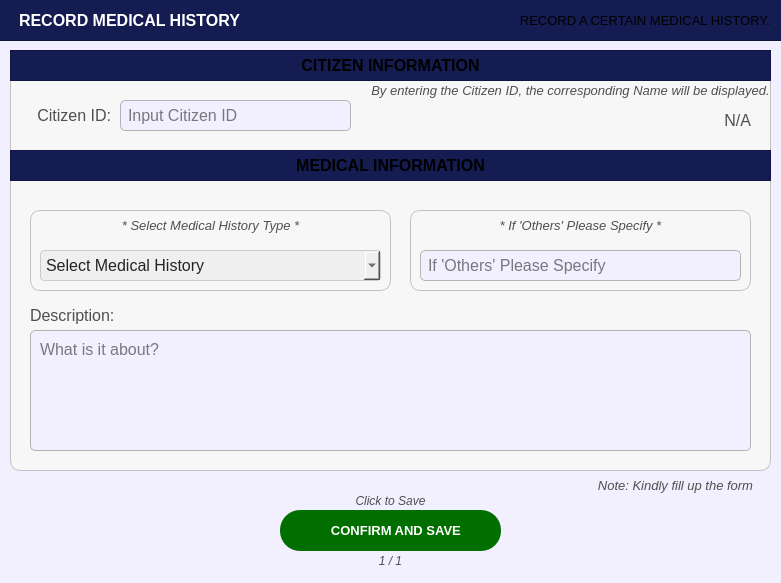
<?xml version="1.0" encoding="UTF-8"?>
<ui version="4.0">
 <class>PopUp_citizenprofileFilterOptions</class>
 <widget class="QDialog" name="PopUp_citizenprofileFilterOptions">
  <property name="geometry">
   <rect>
    <x>0</x>
    <y>0</y>
    <width>781</width>
    <height>583</height>
   </rect>
  </property>
  <property name="sizePolicy">
   <sizepolicy hsizetype="Fixed" vsizetype="Fixed">
    <horstretch>0</horstretch>
    <verstretch>0</verstretch>
   </sizepolicy>
  </property>
  <property name="palette">
   <palette>
    <active>
     <colorrole role="WindowText">
      <brush brushstyle="SolidPattern">
       <color alpha="255">
        <red>255</red>
        <green>255</green>
        <blue>255</blue>
       </color>
      </brush>
     </colorrole>
     <colorrole role="Button">
      <brush brushstyle="SolidPattern">
       <color alpha="255">
        <red>242</red>
        <green>239</green>
        <blue>255</blue>
       </color>
      </brush>
     </colorrole>
     <colorrole role="Light">
      <brush brushstyle="SolidPattern">
       <color alpha="255">
        <red>88</red>
        <green>86</green>
        <blue>150</blue>
       </color>
      </brush>
     </colorrole>
     <colorrole role="Midlight">
      <brush brushstyle="SolidPattern">
       <color alpha="255">
        <red>73</red>
        <green>71</green>
        <blue>125</blue>
       </color>
      </brush>
     </colorrole>
     <colorrole role="Dark">
      <brush brushstyle="SolidPattern">
       <color alpha="255">
        <red>29</red>
        <green>29</green>
        <blue>50</blue>
       </color>
      </brush>
     </colorrole>
     <colorrole role="Mid">
      <brush brushstyle="SolidPattern">
       <color alpha="255">
        <red>39</red>
        <green>38</green>
        <blue>67</blue>
       </color>
      </brush>
     </colorrole>
     <colorrole role="Text">
      <brush brushstyle="SolidPattern">
       <color alpha="255">
        <red>255</red>
        <green>255</green>
        <blue>255</blue>
       </color>
      </brush>
     </colorrole>
     <colorrole role="BrightText">
      <brush brushstyle="SolidPattern">
       <color alpha="255">
        <red>255</red>
        <green>255</green>
        <blue>255</blue>
       </color>
      </brush>
     </colorrole>
     <colorrole role="ButtonText">
      <brush brushstyle="SolidPattern">
       <color alpha="255">
        <red>255</red>
        <green>255</green>
        <blue>255</blue>
       </color>
      </brush>
     </colorrole>
     <colorrole role="Base">
      <brush brushstyle="SolidPattern">
       <color alpha="255">
        <red>242</red>
        <green>239</green>
        <blue>255</blue>
       </color>
      </brush>
     </colorrole>
     <colorrole role="Window">
      <brush brushstyle="SolidPattern">
       <color alpha="255">
        <red>242</red>
        <green>239</green>
        <blue>255</blue>
       </color>
      </brush>
     </colorrole>
     <colorrole role="Shadow">
      <brush brushstyle="SolidPattern">
       <color alpha="255">
        <red>16</red>
        <green>36</green>
        <blue>7</blue>
       </color>
      </brush>
     </colorrole>
     <colorrole role="AlternateBase">
      <brush brushstyle="SolidPattern">
       <color alpha="255">
        <red>29</red>
        <green>28</green>
        <blue>50</blue>
       </color>
      </brush>
     </colorrole>
     <colorrole role="ToolTipBase">
      <brush brushstyle="SolidPattern">
       <color alpha="255">
        <red>255</red>
        <green>255</green>
        <blue>220</blue>
       </color>
      </brush>
     </colorrole>
     <colorrole role="ToolTipText">
      <brush brushstyle="SolidPattern">
       <color alpha="255">
        <red>52</red>
        <green>138</green>
        <blue>46</blue>
       </color>
      </brush>
     </colorrole>
     <colorrole role="PlaceholderText">
      <brush brushstyle="SolidPattern">
       <color alpha="127">
        <red>255</red>
        <green>255</green>
        <blue>255</blue>
       </color>
      </brush>
     </colorrole>
     <colorrole role="Accent">
      <brush brushstyle="SolidPattern">
       <color alpha="255">
        <red>0</red>
        <green>255</green>
        <blue>0</blue>
       </color>
      </brush>
     </colorrole>
    </active>
    <inactive>
     <colorrole role="WindowText">
      <brush brushstyle="SolidPattern">
       <color alpha="255">
        <red>255</red>
        <green>255</green>
        <blue>255</blue>
       </color>
      </brush>
     </colorrole>
     <colorrole role="Button">
      <brush brushstyle="SolidPattern">
       <color alpha="255">
        <red>242</red>
        <green>239</green>
        <blue>255</blue>
       </color>
      </brush>
     </colorrole>
     <colorrole role="Light">
      <brush brushstyle="SolidPattern">
       <color alpha="255">
        <red>88</red>
        <green>86</green>
        <blue>150</blue>
       </color>
      </brush>
     </colorrole>
     <colorrole role="Midlight">
      <brush brushstyle="SolidPattern">
       <color alpha="255">
        <red>73</red>
        <green>71</green>
        <blue>125</blue>
       </color>
      </brush>
     </colorrole>
     <colorrole role="Dark">
      <brush brushstyle="SolidPattern">
       <color alpha="255">
        <red>29</red>
        <green>29</green>
        <blue>50</blue>
       </color>
      </brush>
     </colorrole>
     <colorrole role="Mid">
      <brush brushstyle="SolidPattern">
       <color alpha="255">
        <red>39</red>
        <green>38</green>
        <blue>67</blue>
       </color>
      </brush>
     </colorrole>
     <colorrole role="Text">
      <brush brushstyle="SolidPattern">
       <color alpha="255">
        <red>255</red>
        <green>255</green>
        <blue>255</blue>
       </color>
      </brush>
     </colorrole>
     <colorrole role="BrightText">
      <brush brushstyle="SolidPattern">
       <color alpha="255">
        <red>255</red>
        <green>255</green>
        <blue>255</blue>
       </color>
      </brush>
     </colorrole>
     <colorrole role="ButtonText">
      <brush brushstyle="SolidPattern">
       <color alpha="255">
        <red>255</red>
        <green>255</green>
        <blue>255</blue>
       </color>
      </brush>
     </colorrole>
     <colorrole role="Base">
      <brush brushstyle="SolidPattern">
       <color alpha="255">
        <red>242</red>
        <green>239</green>
        <blue>255</blue>
       </color>
      </brush>
     </colorrole>
     <colorrole role="Window">
      <brush brushstyle="SolidPattern">
       <color alpha="255">
        <red>242</red>
        <green>239</green>
        <blue>255</blue>
       </color>
      </brush>
     </colorrole>
     <colorrole role="Shadow">
      <brush brushstyle="SolidPattern">
       <color alpha="255">
        <red>16</red>
        <green>36</green>
        <blue>7</blue>
       </color>
      </brush>
     </colorrole>
     <colorrole role="AlternateBase">
      <brush brushstyle="SolidPattern">
       <color alpha="255">
        <red>29</red>
        <green>28</green>
        <blue>50</blue>
       </color>
      </brush>
     </colorrole>
     <colorrole role="ToolTipBase">
      <brush brushstyle="SolidPattern">
       <color alpha="255">
        <red>255</red>
        <green>255</green>
        <blue>220</blue>
       </color>
      </brush>
     </colorrole>
     <colorrole role="ToolTipText">
      <brush brushstyle="SolidPattern">
       <color alpha="255">
        <red>52</red>
        <green>138</green>
        <blue>46</blue>
       </color>
      </brush>
     </colorrole>
     <colorrole role="PlaceholderText">
      <brush brushstyle="SolidPattern">
       <color alpha="127">
        <red>255</red>
        <green>255</green>
        <blue>255</blue>
       </color>
      </brush>
     </colorrole>
     <colorrole role="Accent">
      <brush brushstyle="SolidPattern">
       <color alpha="255">
        <red>0</red>
        <green>255</green>
        <blue>0</blue>
       </color>
      </brush>
     </colorrole>
    </inactive>
    <disabled>
     <colorrole role="WindowText">
      <brush brushstyle="SolidPattern">
       <color alpha="255">
        <red>29</red>
        <green>29</green>
        <blue>50</blue>
       </color>
      </brush>
     </colorrole>
     <colorrole role="Button">
      <brush brushstyle="SolidPattern">
       <color alpha="255">
        <red>242</red>
        <green>239</green>
        <blue>255</blue>
       </color>
      </brush>
     </colorrole>
     <colorrole role="Light">
      <brush brushstyle="SolidPattern">
       <color alpha="255">
        <red>88</red>
        <green>86</green>
        <blue>150</blue>
       </color>
      </brush>
     </colorrole>
     <colorrole role="Midlight">
      <brush brushstyle="SolidPattern">
       <color alpha="255">
        <red>73</red>
        <green>71</green>
        <blue>125</blue>
       </color>
      </brush>
     </colorrole>
     <colorrole role="Dark">
      <brush brushstyle="SolidPattern">
       <color alpha="255">
        <red>29</red>
        <green>29</green>
        <blue>50</blue>
       </color>
      </brush>
     </colorrole>
     <colorrole role="Mid">
      <brush brushstyle="SolidPattern">
       <color alpha="255">
        <red>39</red>
        <green>38</green>
        <blue>67</blue>
       </color>
      </brush>
     </colorrole>
     <colorrole role="Text">
      <brush brushstyle="SolidPattern">
       <color alpha="255">
        <red>29</red>
        <green>29</green>
        <blue>50</blue>
       </color>
      </brush>
     </colorrole>
     <colorrole role="BrightText">
      <brush brushstyle="SolidPattern">
       <color alpha="255">
        <red>255</red>
        <green>255</green>
        <blue>255</blue>
       </color>
      </brush>
     </colorrole>
     <colorrole role="ButtonText">
      <brush brushstyle="SolidPattern">
       <color alpha="255">
        <red>29</red>
        <green>29</green>
        <blue>50</blue>
       </color>
      </brush>
     </colorrole>
     <colorrole role="Base">
      <brush brushstyle="SolidPattern">
       <color alpha="255">
        <red>242</red>
        <green>239</green>
        <blue>255</blue>
       </color>
      </brush>
     </colorrole>
     <colorrole role="Window">
      <brush brushstyle="SolidPattern">
       <color alpha="255">
        <red>242</red>
        <green>239</green>
        <blue>255</blue>
       </color>
      </brush>
     </colorrole>
     <colorrole role="Shadow">
      <brush brushstyle="SolidPattern">
       <color alpha="255">
        <red>16</red>
        <green>36</green>
        <blue>7</blue>
       </color>
      </brush>
     </colorrole>
     <colorrole role="AlternateBase">
      <brush brushstyle="SolidPattern">
       <color alpha="255">
        <red>59</red>
        <green>57</green>
        <blue>100</blue>
       </color>
      </brush>
     </colorrole>
     <colorrole role="ToolTipBase">
      <brush brushstyle="SolidPattern">
       <color alpha="255">
        <red>255</red>
        <green>255</green>
        <blue>220</blue>
       </color>
      </brush>
     </colorrole>
     <colorrole role="ToolTipText">
      <brush brushstyle="SolidPattern">
       <color alpha="255">
        <red>52</red>
        <green>138</green>
        <blue>46</blue>
       </color>
      </brush>
     </colorrole>
     <colorrole role="PlaceholderText">
      <brush brushstyle="SolidPattern">
       <color alpha="127">
        <red>29</red>
        <green>29</green>
        <blue>50</blue>
       </color>
      </brush>
     </colorrole>
     <colorrole role="Accent">
      <brush brushstyle="SolidPattern">
       <color alpha="255">
        <red>0</red>
        <green>255</green>
        <blue>0</blue>
       </color>
      </brush>
     </colorrole>
    </disabled>
   </palette>
  </property>
  <property name="cursor">
   <cursorShape>PointingHandCursor</cursorShape>
  </property>
  <property name="windowTitle">
   <string>Dialog</string>
  </property>
  <property name="styleSheet">
   <string notr="true">#PopUp_citizenprofileFilterOptions{
	background-color: #f2efff;
}</string>
  </property>
  <widget class="QFrame" name="basePopUpBodyFrame">
   <property name="geometry">
    <rect>
     <x>10</x>
     <y>50</y>
     <width>761</width>
     <height>421</height>
    </rect>
   </property>
   <property name="styleSheet">
    <string notr="true">#basePopUpBodyFrame {
	background-color: rgb(247, 247, 247);
	border: 1px solid rgb(194, 194, 194);
	border-radius: 10px;
}</string>
   </property>
   <property name="frameShape">
    <enum>QFrame::Shape::StyledPanel</enum>
   </property>
   <property name="frameShadow">
    <enum>QFrame::Shadow::Raised</enum>
   </property>
   <widget class="QFrame" name="basePopUpTitleFrame_3">
    <property name="geometry">
     <rect>
      <x>0</x>
      <y>100</y>
      <width>761</width>
      <height>31</height>
     </rect>
    </property>
    <property name="styleSheet">
     <string notr="true">#basePopUpTitleFrame_3 {
	background-color: #141c52;
}</string>
    </property>
    <property name="frameShape">
     <enum>QFrame::Shape::StyledPanel</enum>
    </property>
    <property name="frameShadow">
     <enum>QFrame::Shadow::Raised</enum>
    </property>
    <widget class="QLabel" name="label_title_3">
     <property name="geometry">
      <rect>
       <x>0</x>
       <y>0</y>
       <width>761</width>
       <height>31</height>
      </rect>
     </property>
     <property name="font">
      <font>
       <family>Arial</family>
       <pointsize>12</pointsize>
       <bold>true</bold>
      </font>
     </property>
     <property name="styleSheet">
      <string notr="true">#label_title{
	background-color:transparent;
	color: rgb(255, 255, 255);
}</string>
     </property>
     <property name="text">
      <string>MEDICAL INFORMATION</string>
     </property>
     <property name="alignment">
      <set>Qt::AlignmentFlag::AlignCenter</set>
     </property>
    </widget>
   </widget>
   <widget class="QLineEdit" name="record_citizenIDANDsearch">
    <property name="geometry">
     <rect>
      <x>110</x>
      <y>50</y>
      <width>231</width>
      <height>31</height>
     </rect>
    </property>
    <property name="font">
     <font>
      <family>Arial</family>
      <pointsize>12</pointsize>
     </font>
    </property>
    <property name="styleSheet">
     <string notr="true">#record_citizenIDANDsearch{
	border: 1px solid #b3b3b3;  /* Black border */
    border-radius: 5px;        /* Rounded corners */
    padding: 5px;               /* Inner spacing */
    background-color: #f2efff;  /* Gray background */
    color: #000000; 
}

</string>
    </property>
    <property name="text">
     <string/>
    </property>
    <property name="maxLength">
     <number>50</number>
    </property>
    <property name="placeholderText">
     <string>Input Citizen ID</string>
    </property>
   </widget>
   <widget class="QLabel" name="record_labelcitizenhistory_description">
    <property name="geometry">
     <rect>
      <x>20</x>
      <y>250</y>
      <width>121</width>
      <height>31</height>
     </rect>
    </property>
    <property name="font">
     <font>
      <family>Arial</family>
      <pointsize>12</pointsize>
     </font>
    </property>
    <property name="styleSheet">
     <string notr="true">#record_labelcitizenhistory_description{
	background-color:transparent;
	color:#4f4f4f;
}</string>
    </property>
    <property name="text">
     <string>Description:</string>
    </property>
    <property name="alignment">
     <set>Qt::AlignmentFlag::AlignLeading|Qt::AlignmentFlag::AlignLeft|Qt::AlignmentFlag::AlignVCenter</set>
    </property>
   </widget>
   <widget class="QLabel" name="register_labelBusinessOwnerName">
    <property name="geometry">
     <rect>
      <x>10</x>
      <y>50</y>
      <width>91</width>
      <height>31</height>
     </rect>
    </property>
    <property name="font">
     <font>
      <family>Arial</family>
      <pointsize>12</pointsize>
     </font>
    </property>
    <property name="styleSheet">
     <string notr="true">#register_labelBusinessOwnerName{
	background-color:transparent;
	color:#4f4f4f;
}</string>
    </property>
    <property name="text">
     <string>Citizen ID:</string>
    </property>
    <property name="alignment">
     <set>Qt::AlignmentFlag::AlignRight|Qt::AlignmentFlag::AlignTrailing|Qt::AlignmentFlag::AlignVCenter</set>
    </property>
   </widget>
   <widget class="QLabel" name="display_citizenFullName">
    <property name="geometry">
     <rect>
      <x>380</x>
      <y>50</y>
      <width>361</width>
      <height>41</height>
     </rect>
    </property>
    <property name="font">
     <font>
      <family>Arial</family>
      <pointsize>12</pointsize>
     </font>
    </property>
    <property name="styleSheet">
     <string notr="true">#display_citizenFullName{
	background-color:transparent;
	color:#4f4f4f;
}</string>
    </property>
    <property name="text">
     <string>N/A</string>
    </property>
    <property name="alignment">
     <set>Qt::AlignmentFlag::AlignRight|Qt::AlignmentFlag::AlignTrailing|Qt::AlignmentFlag::AlignVCenter</set>
    </property>
   </widget>
   <widget class="QFrame" name="basePopUpTitleFrame_4">
    <property name="geometry">
     <rect>
      <x>0</x>
      <y>0</y>
      <width>761</width>
      <height>31</height>
     </rect>
    </property>
    <property name="styleSheet">
     <string notr="true">#basePopUpTitleFrame_4 {
	background-color: #141c52;
}</string>
    </property>
    <property name="frameShape">
     <enum>QFrame::Shape::StyledPanel</enum>
    </property>
    <property name="frameShadow">
     <enum>QFrame::Shadow::Raised</enum>
    </property>
    <widget class="QLabel" name="label_title_4">
     <property name="geometry">
      <rect>
       <x>0</x>
       <y>0</y>
       <width>761</width>
       <height>31</height>
      </rect>
     </property>
     <property name="font">
      <font>
       <family>Arial</family>
       <pointsize>12</pointsize>
       <bold>true</bold>
      </font>
     </property>
     <property name="styleSheet">
      <string notr="true">#label_title{
	background-color:transparent;
	color: rgb(255, 255, 255);
}</string>
     </property>
     <property name="text">
      <string>CITIZEN INFORMATION</string>
     </property>
     <property name="alignment">
      <set>Qt::AlignmentFlag::AlignCenter</set>
     </property>
    </widget>
   </widget>
   <widget class="QPlainTextEdit" name="record_citizenhistory_description">
    <property name="geometry">
     <rect>
      <x>20</x>
      <y>280</y>
      <width>721</width>
      <height>121</height>
     </rect>
    </property>
    <property name="font">
     <font>
      <family>Arial</family>
      <pointsize>12</pointsize>
     </font>
    </property>
    <property name="styleSheet">
     <string notr="true">#record_citizenhistory_description{
	border: 1px solid #b3b3b3;  /* Black border */
    border-radius: 5px;        /* Rounded corners */
    padding: 5px;               /* Inner spacing */
    background-color: #f2efff;  /* Gray background */
    color: #000000; 
}

</string>
    </property>
    <property name="placeholderText">
     <string>What is it about?</string>
    </property>
   </widget>
   <widget class="QFrame" name="basePopUpBodyFrame_5">
    <property name="geometry">
     <rect>
      <x>400</x>
      <y>160</y>
      <width>341</width>
      <height>81</height>
     </rect>
    </property>
    <property name="styleSheet">
     <string notr="true">#basePopUpBodyFrame_5 {
	background-color: rgb(247, 247, 247);
	border: 1px solid rgb(194, 194, 194);
	border-radius: 10px;
}</string>
    </property>
    <property name="frameShape">
     <enum>QFrame::Shape::StyledPanel</enum>
    </property>
    <property name="frameShadow">
     <enum>QFrame::Shadow::Raised</enum>
    </property>
    <widget class="QLabel" name="labelNote_4">
     <property name="geometry">
      <rect>
       <x>0</x>
       <y>0</y>
       <width>341</width>
       <height>31</height>
      </rect>
     </property>
     <property name="font">
      <font>
       <family>Arial</family>
       <pointsize>10</pointsize>
       <italic>true</italic>
       <bold>false</bold>
      </font>
     </property>
     <property name="styleSheet">
      <string notr="true">#labelNote_4 {
	background-color: transparent;
	color: #4f4f4f;
}
</string>
     </property>
     <property name="text">
      <string>* If 'Others' Please Specify *</string>
     </property>
     <property name="alignment">
      <set>Qt::AlignmentFlag::AlignCenter</set>
     </property>
    </widget>
    <widget class="QLineEdit" name="register_citizen_MedHis_Others">
     <property name="geometry">
      <rect>
       <x>10</x>
       <y>40</y>
       <width>321</width>
       <height>31</height>
      </rect>
     </property>
     <property name="font">
      <font>
       <family>Arial</family>
       <pointsize>12</pointsize>
      </font>
     </property>
     <property name="styleSheet">
      <string notr="true">#register_citizen_MedHis_Others{
	border: 1px solid #b3b3b3;  /* Black border */
    border-radius: 5px;        /* Rounded corners */
    padding: 5px;               /* Inner spacing */
    background-color: #f2efff;  /* Gray background */
    color: #000000; 
}

</string>
     </property>
     <property name="text">
      <string/>
     </property>
     <property name="maxLength">
      <number>50</number>
     </property>
     <property name="placeholderText">
      <string>If 'Others' Please Specify</string>
     </property>
    </widget>
   </widget>
   <widget class="QFrame" name="basePopUpBodyFrame_6">
    <property name="geometry">
     <rect>
      <x>20</x>
      <y>160</y>
      <width>361</width>
      <height>81</height>
     </rect>
    </property>
    <property name="styleSheet">
     <string notr="true">#basePopUpBodyFrame_6 {
	background-color: rgb(247, 247, 247);
	border: 1px solid rgb(194, 194, 194);
	border-radius: 10px;
}</string>
    </property>
    <property name="frameShape">
     <enum>QFrame::Shape::StyledPanel</enum>
    </property>
    <property name="frameShadow">
     <enum>QFrame::Shadow::Raised</enum>
    </property>
    <widget class="QLabel" name="labelNote_5">
     <property name="geometry">
      <rect>
       <x>0</x>
       <y>0</y>
       <width>361</width>
       <height>31</height>
      </rect>
     </property>
     <property name="font">
      <font>
       <family>Arial</family>
       <pointsize>10</pointsize>
       <italic>true</italic>
       <bold>false</bold>
      </font>
     </property>
     <property name="styleSheet">
      <string notr="true">#labelNote_5 {
	background-color: transparent;
	color: #4f4f4f;
}
</string>
     </property>
     <property name="text">
      <string>* Select Medical History Type *</string>
     </property>
     <property name="alignment">
      <set>Qt::AlignmentFlag::AlignCenter</set>
     </property>
    </widget>
    <widget class="QComboBox" name="register_citizen_comboBox_MedicalHistoryOption">
     <property name="geometry">
      <rect>
       <x>10</x>
       <y>40</y>
       <width>341</width>
       <height>31</height>
      </rect>
     </property>
     <property name="font">
      <font>
       <family>Arial</family>
       <pointsize>12</pointsize>
      </font>
     </property>
     <property name="styleSheet">
      <string notr="true">#register_citizen_comboBox_MedicalHistoryOption{
	background-color: rgb(239, 239, 239); /* Correct property name */
    color: #242424; /* Set text color to black for better contrast */
    border: 1px solid #ccc; /* Optional: Add a light border */
    padding: 5px; /* Optional: Add some padding */
    border-radius: 4px; /* Optional: Rounded corners */
}</string>
     </property>
     <property name="placeholderText">
      <string>Select Medical History</string>
     </property>
     <property name="duplicatesEnabled">
      <bool>false</bool>
     </property>
     <item>
      <property name="text">
       <string>None</string>
      </property>
     </item>
     <item>
      <property name="text">
       <string>Alzheimer’s</string>
      </property>
     </item>
     <item>
      <property name="text">
       <string>Asthma</string>
      </property>
     </item>
     <item>
      <property name="text">
       <string>Anemia</string>
      </property>
     </item>
     <item>
      <property name="text">
       <string>Autism Spectrum Disorder (ASD)</string>
      </property>
     </item>
     <item>
      <property name="text">
       <string>Breast Cancer</string>
      </property>
     </item>
     <item>
      <property name="text">
       <string>Colon Cancer</string>
      </property>
     </item>
     <item>
      <property name="text">
       <string>Diabetes</string>
      </property>
     </item>
     <item>
      <property name="text">
       <string>Down Syndrome</string>
      </property>
     </item>
     <item>
      <property name="text">
       <string>Hypertension (High Blood Pressure)</string>
      </property>
     </item>
     <item>
      <property name="text">
       <string>Hypotension (Low Blood Pressure)</string>
      </property>
     </item>
     <item>
      <property name="text">
       <string>Heart Disease</string>
      </property>
     </item>
     <item>
      <property name="text">
       <string>Hepatitis (A, B, or C)</string>
      </property>
     </item>
     <item>
      <property name="text">
       <string>Infertility</string>
      </property>
     </item>
     <item>
      <property name="text">
       <string>Kidney Disease</string>
      </property>
     </item>
     <item>
      <property name="text">
       <string>Leukemia</string>
      </property>
     </item>
     <item>
      <property name="text">
       <string>Migraines or Chronic Headaches</string>
      </property>
     </item>
     <item>
      <property name="text">
       <string>Malnutrition</string>
      </property>
     </item>
     <item>
      <property name="text">
       <string>Post-Traumatic Stress Disorder</string>
      </property>
     </item>
     <item>
      <property name="text">
       <string>Prostate Cancer</string>
      </property>
     </item>
     <item>
      <property name="text">
       <string>Tuberculosis</string>
      </property>
     </item>
     <item>
      <property name="text">
       <string>Ulcers (Stomach or Intestinal)</string>
      </property>
     </item>
     <item>
      <property name="text">
       <string>Schizophrenia</string>
      </property>
     </item>
     <item>
      <property name="text">
       <string>Stroke</string>
      </property>
     </item>
     <item>
      <property name="text">
       <string>Surgery</string>
      </property>
     </item>
     <item>
      <property name="text">
       <string>Urinary Tract Infections (UTIs)</string>
      </property>
     </item>
     <item>
      <property name="text">
       <string>Others</string>
      </property>
     </item>
    </widget>
   </widget>
   <widget class="QLabel" name="labelNote_2">
    <property name="geometry">
     <rect>
      <x>360</x>
      <y>30</y>
      <width>401</width>
      <height>21</height>
     </rect>
    </property>
    <property name="font">
     <font>
      <family>Arial</family>
      <pointsize>10</pointsize>
      <italic>true</italic>
      <bold>false</bold>
     </font>
    </property>
    <property name="styleSheet">
     <string notr="true">#labelNote_2 {
	background-color: transparent;
	color: #4f4f4f;
}
</string>
    </property>
    <property name="text">
     <string>By entering the Citizen ID, the corresponding Name will be displayed.</string>
    </property>
    <property name="alignment">
     <set>Qt::AlignmentFlag::AlignCenter</set>
    </property>
   </widget>
  </widget>
  <widget class="QFrame" name="basePopUpTitleFrame">
   <property name="geometry">
    <rect>
     <x>-1</x>
     <y>-10</y>
     <width>791</width>
     <height>51</height>
    </rect>
   </property>
   <property name="styleSheet">
    <string notr="true">#basePopUpTitleFrame {
	background-color: #141c52;
}</string>
   </property>
   <property name="frameShape">
    <enum>QFrame::Shape::StyledPanel</enum>
   </property>
   <property name="frameShadow">
    <enum>QFrame::Shadow::Raised</enum>
   </property>
   <widget class="QLabel" name="label_titleFilterOptions">
    <property name="geometry">
     <rect>
      <x>20</x>
      <y>10</y>
      <width>251</width>
      <height>41</height>
     </rect>
    </property>
    <property name="font">
     <font>
      <family>Arial</family>
      <pointsize>12</pointsize>
      <bold>true</bold>
     </font>
    </property>
    <property name="styleSheet">
     <string notr="true">#label_titleFilterOptions {
	background-color: transparent;
	color: #FFFFFF;
}
</string>
    </property>
    <property name="text">
     <string>RECORD MEDICAL HISTORY</string>
    </property>
    <property name="alignment">
     <set>Qt::AlignmentFlag::AlignLeading|Qt::AlignmentFlag::AlignLeft|Qt::AlignmentFlag::AlignVCenter</set>
    </property>
   </widget>
   <widget class="QLabel" name="filteroptions_label">
    <property name="geometry">
     <rect>
      <x>420</x>
      <y>10</y>
      <width>351</width>
      <height>41</height>
     </rect>
    </property>
    <property name="font">
     <font>
      <family>Arial</family>
      <pointsize>10</pointsize>
      <bold>false</bold>
     </font>
    </property>
    <property name="styleSheet">
     <string notr="true">#filteroptions_label {
	background-color: transparent;
	color: #white;
}
</string>
    </property>
    <property name="text">
     <string>RECORD A CERTAIN MEDICAL HISTORY.</string>
    </property>
    <property name="alignment">
     <set>Qt::AlignmentFlag::AlignRight|Qt::AlignmentFlag::AlignTrailing|Qt::AlignmentFlag::AlignVCenter</set>
    </property>
   </widget>
  </widget>
  <widget class="QLabel" name="progress">
   <property name="geometry">
    <rect>
     <x>280</x>
     <y>550</y>
     <width>221</width>
     <height>21</height>
    </rect>
   </property>
   <property name="font">
    <font>
     <family>Arial</family>
     <pointsize>9</pointsize>
     <italic>true</italic>
     <bold>false</bold>
    </font>
   </property>
   <property name="styleSheet">
    <string notr="true">#progress {
	background-color: transparent;
	color: #4f4f4f;
}
</string>
   </property>
   <property name="text">
    <string>1 / 1</string>
   </property>
   <property name="alignment">
    <set>Qt::AlignmentFlag::AlignCenter</set>
   </property>
  </widget>
  <widget class="QPushButton" name="record_buttonConfirmMedicalHistory_SaveForm">
   <property name="geometry">
    <rect>
     <x>280</x>
     <y>510</y>
     <width>221</width>
     <height>41</height>
    </rect>
   </property>
   <property name="font">
    <font>
     <family>Arial</family>
     <pointsize>10</pointsize>
     <bold>true</bold>
    </font>
   </property>
   <property name="cursor">
    <cursorShape>PointingHandCursor</cursorShape>
   </property>
   <property name="styleSheet">
    <string notr="true">#record_buttonConfirmMedicalHistory_SaveForm {
    background-color: #006f00;
    color: white;
    border-radius: 20px;
    padding: 10px; /* Optional: Adjusts spacing inside the button */
}
#record_buttonConfirmMedicalHistory_SaveForm:hover {
    background-color: #00a600; /* Slightly lighter blue when hovered */
}
#record_buttonConfirmMedicalHistory_SaveForm:pressed {
    background-color: #005d00; /* Darker blue when clicked */
}</string>
   </property>
   <property name="text">
    <string>   CONFIRM AND SAVE</string>
   </property>
   <property name="icon">
    <iconset>
     <normaloff>../../../Assets/FuncIcons/icon_confirm.svg</normaloff>../../../Assets/FuncIcons/icon_confirm.svg</iconset>
   </property>
   <property name="iconSize">
    <size>
     <width>30</width>
     <height>30</height>
    </size>
   </property>
  </widget>
  <widget class="QLabel" name="notenote">
   <property name="geometry">
    <rect>
     <x>0</x>
     <y>490</y>
     <width>781</width>
     <height>21</height>
    </rect>
   </property>
   <property name="font">
    <font>
     <family>Arial</family>
     <pointsize>9</pointsize>
     <italic>true</italic>
     <bold>false</bold>
    </font>
   </property>
   <property name="styleSheet">
    <string notr="true">#notenote {
	background-color: transparent;
	color: #4f4f4f;
}
</string>
   </property>
   <property name="text">
    <string>Click to Save</string>
   </property>
   <property name="alignment">
    <set>Qt::AlignmentFlag::AlignCenter</set>
   </property>
  </widget>
  <widget class="QLabel" name="labelNote">
   <property name="geometry">
    <rect>
     <x>580</x>
     <y>470</y>
     <width>191</width>
     <height>31</height>
    </rect>
   </property>
   <property name="font">
    <font>
     <family>Arial</family>
     <pointsize>10</pointsize>
     <italic>true</italic>
     <bold>false</bold>
    </font>
   </property>
   <property name="styleSheet">
    <string notr="true">#labelNote {
	background-color: transparent;
	color: #4f4f4f;
}
</string>
   </property>
   <property name="text">
    <string>Note: Kindly fill up the form</string>
   </property>
   <property name="alignment">
    <set>Qt::AlignmentFlag::AlignCenter</set>
   </property>
  </widget>
 </widget>
 <resources/>
 <connections/>
</ui>
